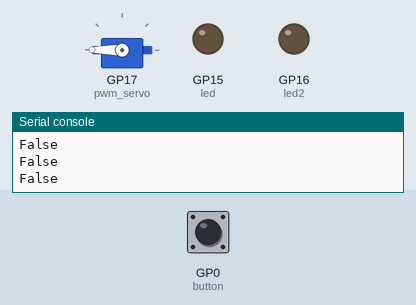
Simulated run of this program. Board: Raspberry Pi Pico running CircuitPython. On the bench: servo, output pins drawn as LEDs (lit = HIGH), the last lines printed to the serial console. Dashed ring = blinking. The inputs (shaded band) are chosen by the test bench; at power-on: GP0 (button) LOW.

Above: at 1.2 s.
1.3 s: GP0 (button) pulled HIGH for 0.15 s
At 1.92 s:
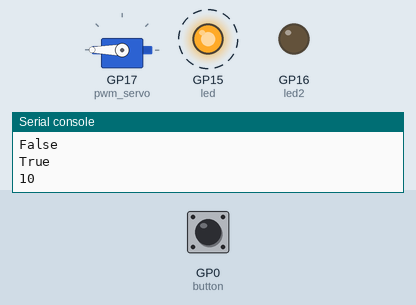
At 12.3 s:
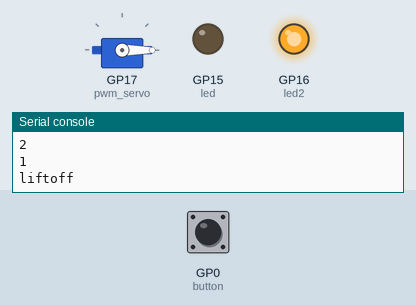
Timing chart, 0 to 13.0 s (numbered marks = the images above; inputs shaded):
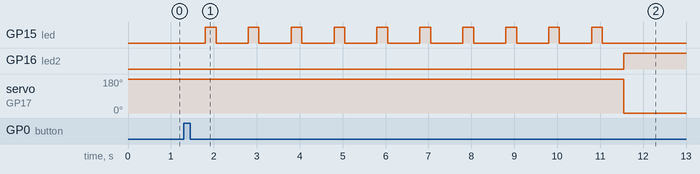

The program:

launchpad_4.py
```python
from adafruit_motor import servo
import pwmio
import board
import digitalio
import time

led = digitalio.DigitalInOut(board.GP15)
led2 = digitalio.DigitalInOut(board.GP16)
led.direction = digitalio.Direction.OUTPUT
led2.direction = digitalio.Direction.OUTPUT
button = digitalio.DigitalInOut(board.GP0)
button.direction = digitalio.Direction.INPUT
button.pull = digitalio.Pull.DOWN
pwm_servo = pwmio.PWMOut(board.GP17, duty_cycle=2 ** 15, frequency=50)
servo1 = servo.Servo(pwm_servo, min_pulse=500, max_pulse=2500)
servo1.angle = 180

while True:
  print(button.value)

  if(button.value == True):
    for x in range(10, 0, -1):
      time.sleep(.25)
      print (x)
      time.sleep(.25)
      led.value = True
      time.sleep(.25)
      led.value = False
      time.sleep(.25)
    time.sleep(.25)
    print("liftoff")
    servo1.angle = 0
    while True:
      led2.value = True
```

Measured:
- after the input at 1.3 s, GP15 (led): alternates HIGH for 0.25 s and LOW for 0.75 s, 20 changes in all, then stays LOW, starting after 0.50 s; GP16 (led2): LOW → HIGH after 10.3 s; servo on GP17 (pwm_servo): 180° → 0° after 10.3 s
